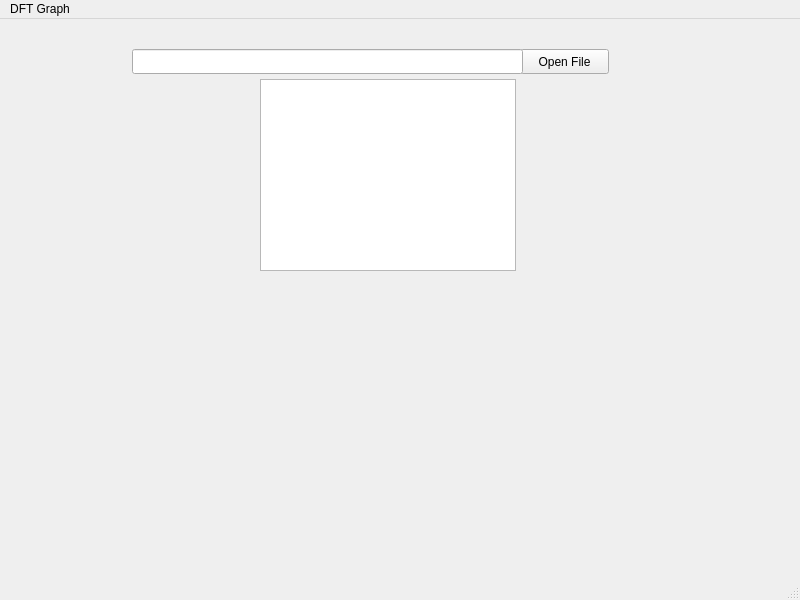
<?xml version="1.0" encoding="UTF-8"?>
<ui version="4.0">
 <class>MainWindow</class>
 <widget class="QMainWindow" name="MainWindow">
  <property name="geometry">
   <rect>
    <x>0</x>
    <y>0</y>
    <width>800</width>
    <height>600</height>
   </rect>
  </property>
  <property name="windowTitle">
   <string>MainWindow</string>
  </property>
  <widget class="QWidget" name="centralwidget">
   <widget class="QPushButton" name="openFile">
    <property name="geometry">
     <rect>
      <x>520</x>
      <y>30</y>
      <width>89</width>
      <height>25</height>
     </rect>
    </property>
    <property name="text">
     <string>Open File</string>
    </property>
   </widget>
   <widget class="QLineEdit" name="filePath">
    <property name="geometry">
     <rect>
      <x>132</x>
      <y>30</y>
      <width>391</width>
      <height>25</height>
     </rect>
    </property>
   </widget>
   <widget class="QListWidget" name="dataList">
    <property name="geometry">
     <rect>
      <x>260</x>
      <y>60</y>
      <width>256</width>
      <height>192</height>
     </rect>
    </property>
   </widget>
  </widget>
  <widget class="QMenuBar" name="menubar">
   <property name="geometry">
    <rect>
     <x>0</x>
     <y>0</y>
     <width>800</width>
     <height>22</height>
    </rect>
   </property>
   <widget class="QMenu" name="menuDFT_Graph">
    <property name="title">
     <string>DFT Graph</string>
    </property>
   </widget>
   <addaction name="menuDFT_Graph"/>
  </widget>
  <widget class="QStatusBar" name="statusbar"/>
 </widget>
 <resources/>
 <connections/>
</ui>
